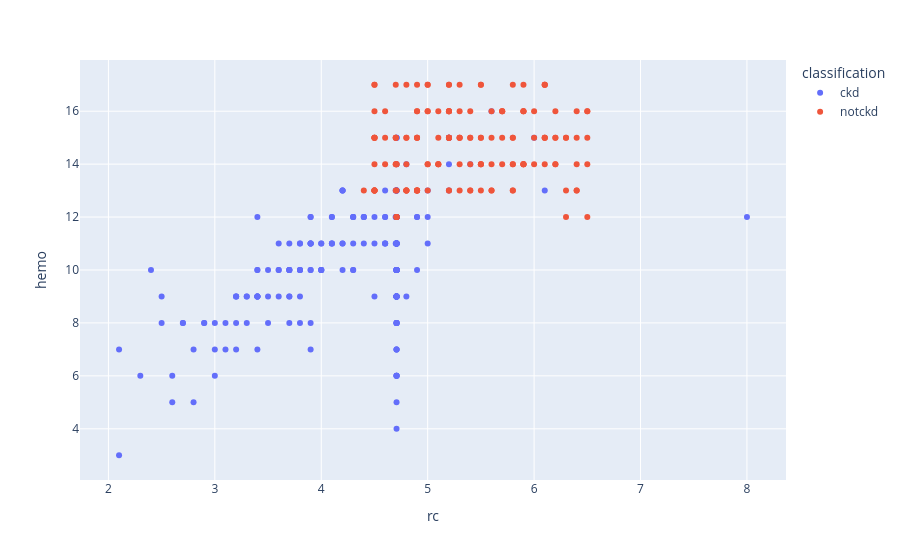

Notebook source saved alongside this figure:
### Code cell
import plotly.express as px
vis = px.scatter(df_kd, x="rc", y="hemo", color="classification")
vis.show()

### Figure 1 — Plotly figure (JSON) as saved in the notebook; plotly's stock layout.template omitted (floating-point values rounded to 4 significant figures; data arrays with more than 128 entries replaced by an {"elided": "..."} marker saying what was removed)
{"data": [{"hovertemplate": "classification=ckd<br>rc=%{x}<br>hemo=%{y}<extra></extra>", "legendgroup": "ckd", "marker": {"color": "#636efa", "symbol": "circle"}, "mode": "markers", "name": "ckd", "orientation": "v", "showlegend": true, "type": "scatter", "x": {"elided": "250 float values"}, "xaxis": "x", "y": {"elided": "250 int values"}, "yaxis": "y"}, {"hovertemplate": "classification=notckd<br>rc=%{x}<br>hemo=%{y}<extra></extra>", "legendgroup": "notckd", "marker": {"color": "#EF553B", "symbol": "circle"}, "mode": "markers", "name": "notckd", "orientation": "v", "showlegend": true, "type": "scatter", "x": {"elided": "150 float values"}, "xaxis": "x", "y": {"elided": "150 int values"}, "yaxis": "y"}], "layout": {"autosize": true, "legend": {"title": {"text": "classification"}, "tracegroupgap": 0}, "margin": {"t": 60}, "xaxis": {"anchor": "y", "autorange": true, "domain": [0, 1], "range": [1.742, 8.358], "title": {"text": "rc"}, "type": "linear"}, "yaxis": {"anchor": "x", "autorange": true, "domain": [0, 1], "range": [1.916, 18.08], "title": {"text": "hemo"}, "type": "linear"}}}
